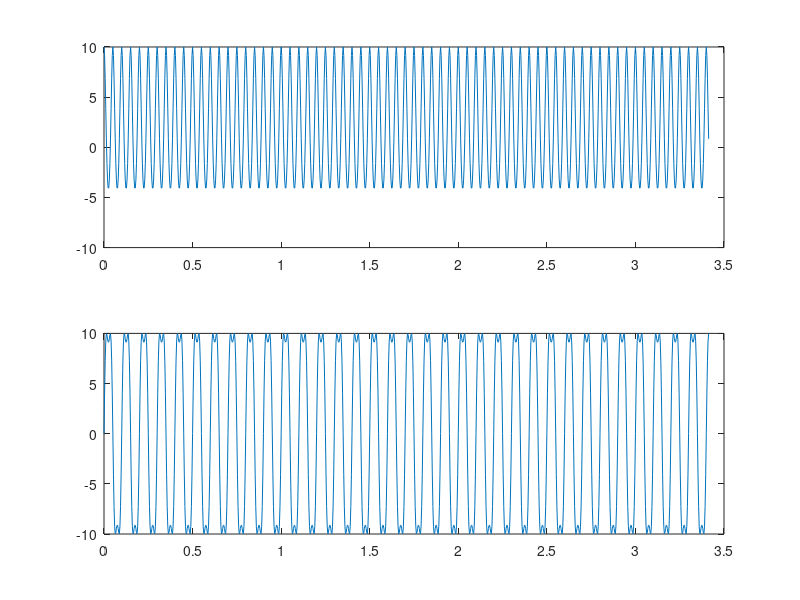
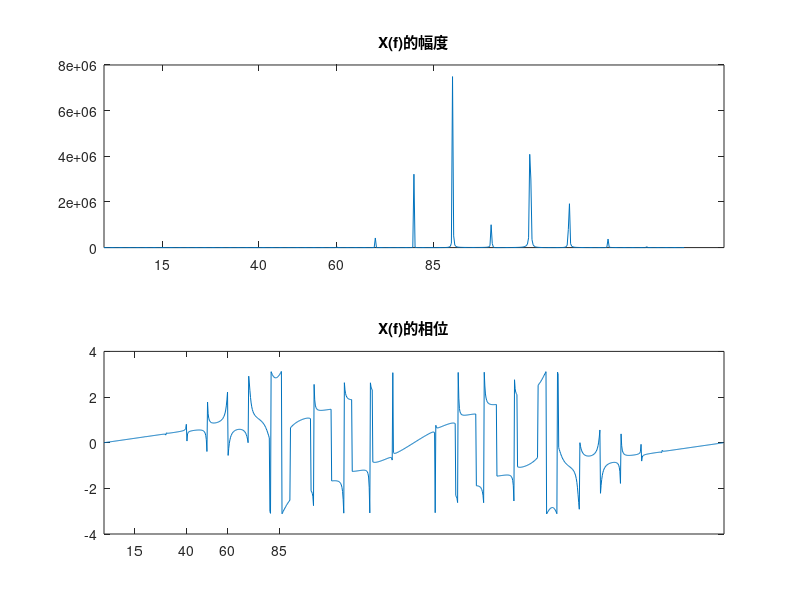
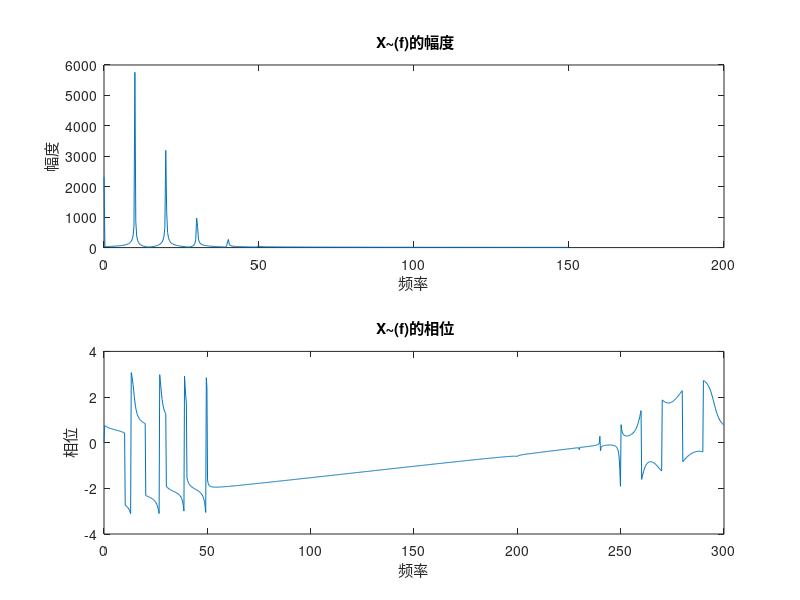
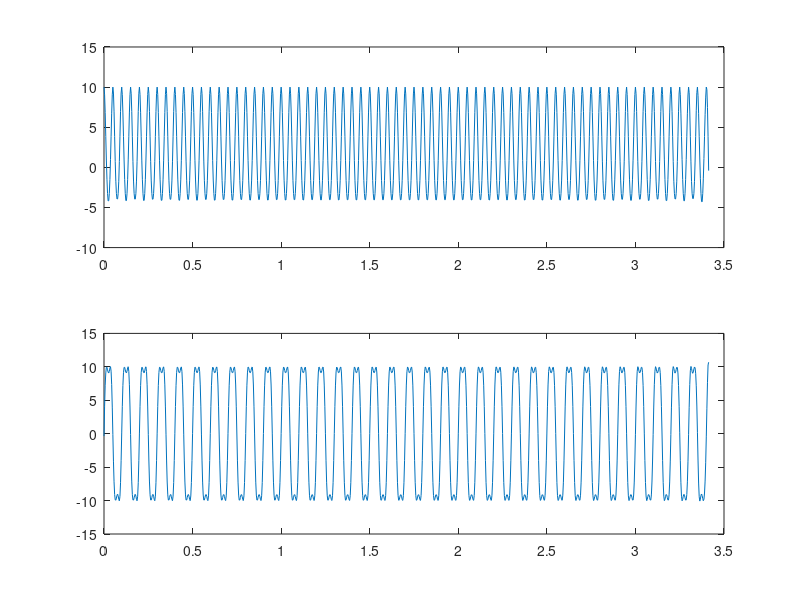

Write MATLAB code to recreate these figures, in order.
  %/*************************************************************************
% > File Name: weak3_2.m
% > Author: genki_chen
% > Mail: genki_chen@aliyun.com 
% > Created Time: 2017/10/28 11:33:31
% ************************************************************************/

clear ;
close all;
clf;
clc;

figure(1)
fs = 300;
N = 1024;
n = 0:N;
t = n/fs;
x = 10*cos(200*pi*t+2*sin(20*pi*t));
xd = 10*cos(2*sin(20*pi*t));
xq = 10*sin(2*sin(20*pi*t));

subplot(2,1,1)
plot(t,xd);
subplot(2,1,2)
plot(t,xq);

figure(2)

y = fft(x,N);
m=y.*conj(y);
p = angle(y);
f=fs*(0:N)/N;
subplot(2,1,1);
plot(f(1:N/2),m(1:N/2)); title('X(f)的幅度');
set(gca,'XTick',[15 40 60 85]);
subplot(2,1,2);
plot(f(1:N),p(1:N)); title('X(f)的相位');
set(gca,'XTick',[15 40 60 85]);

figure(3)

z=hilbert(x);
x1=fft(z.*exp(-1i*2*pi*100*t),N);
m = abs(x1);
f=fs*(0:N)/N;
subplot(2,1,1);
plot(f(1:N/2),m(1:N/2));
title(' X~(f)的幅度');
xlabel('频率');
ylabel('幅度');
p =angle(x1);
subplot(2,1,2);
plot(f(1:N),p(1:N));
title(' X~(f)的相位');
xlabel('频率');
ylabel('相位');

figure(4)

z=hilbert(x);
xl=z.*exp(-1i*2*pi*100*t);
xd=real(xl);
xq=-1i*(xl-xd);
subplot(2,1,1)
plot(t,xd);
subplot(2,1,2);
plot(t,xq);


figure(5)
fs=300;N=1024;
n=0:N;t=n/fs;

xd=10*cos(2*sin(20*pi*t));
xq=10*sin(2*sin(20*pi*t));

subplot(2,2,1)
plot(t,xd);
subplot(2,2,2)
plot(t,xq);


x = 10*cos(200*pi*t+2*sin(20*pi*t));
z=hilbert(x);
xl=z.*exp(-1i*2*pi*100*t);
xd=real(xl);
xq=-1i*(xl-xd);
subplot(2,2,3)
plot(t,xd);
subplot(2,2,4);
plot(t,xq);
